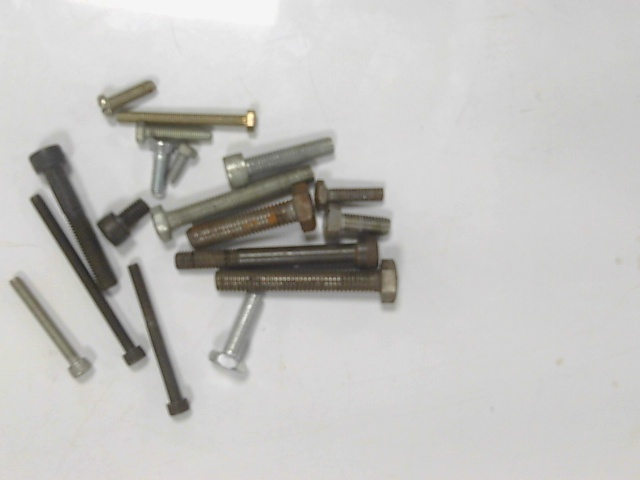
#> input picture dataset_images/bolt/bolt_0000.jpg, 640 x 480 px, given in place of the camera
$ python w1.py
#> lines starting #> are read from the running program, lines starting #| are printed output that depends on the picture; after the words box and inside, x2 and y2 are one past the last pixel; in counts of white or black regions, pixels touching at a corner belong together
"""
╔══════════════════════════════════════════════════════════════╗
║           SCREW & NUT DETECTOR  —  main.py                  ║
║   Nut   → compact / near-circular / hexagonal shape         ║
║   Screw → elongated shape at any angle                      ║
╚══════════════════════════════════════════════════════════════╝

HOW TO RUN:
-----------
  python main.py                        ← OpenCV mode (no model needed)
  python main.py --cam 1                ← different webcam
  python main.py --mode yolo --model best.pt

REQUIREMENTS:
    pip install ultralytics opencv-python numpy
"""

import cv2
import numpy as np
import argparse
import os
import sys

try:
    from ultralytics import YOLO
    YOLO_READY = True
except ImportError:
    YOLO_READY = False

# ──────────────────────────────────────────────────────────────
CLASS_COLORS = {
    "Screw": (57,  255,  20),   # neon green
    "Nut"  : (0,   165, 255),   # orange
}
CONFIDENCE = 0.45
IOU        = 0.40


# ══════════════════════════════════════════════════════════════
#  OPEN CAMERA
# ══════════════════════════════════════════════════════════════
def _open_camera(cam_index: int):
    print(f"[INFO] Opening webcam {cam_index} ...", end=" ", flush=True)
    cap = cv2.VideoCapture(cam_index, cv2.CAP_DSHOW)
    cap.set(cv2.CAP_PROP_BUFFERSIZE, 1)
    if not cap.isOpened():
        print(f"\n[ERROR] Cannot open webcam {cam_index}.")
        print("        Try:  python main.py --cam 1")
        sys.exit(1)
    print("OK ✓\n")
    return cap


# ══════════════════════════════════════════════════════════════
#  MODE 1 ─ YOLO
# ══════════════════════════════════════════════════════════════
# [59 lines left out: function run_yolo, not called in this run]


# ══════════════════════════════════════════════════════════════
#  MODE 2 ─ OPENCV  (handles ALL screw orientations)
# ══════════════════════════════════════════════════════════════
def run_opencv(cam_index: int = 0):
    print("[INFO] Running OpenCV detector")
    print("[INFO] Detects screws at ANY angle (horizontal, vertical, tilted)")
    print("[INFO] Press  Q  or  ESC  to quit\n")

    cap = _open_camera(cam_index)

    while True:
        ret, frame = cap.read()
        if not ret:
            break

        display = frame.copy()

        # ── Pre-process ───────────────────────────────────────
        gray  = cv2.cvtColor(frame, cv2.COLOR_BGR2GRAY)
        clahe = cv2.createCLAHE(clipLimit=2.5, tileGridSize=(8, 8))
        gray  = clahe.apply(gray)

        # ── Detect objects (circles + contours) ───────────────
        detections  = _detect_all(gray, frame)
        detections  = _nms(detections, iou_thresh=0.35)

        counts = {"Screw": 0, "Nut": 0}

        for (label, x1, y1, x2, y2) in detections:
            color = CLASS_COLORS[label]
            counts[label] += 1

            cv2.rectangle(display, (x1, y1), (x2, y2), color, 2)

            (lw, lh), _ = cv2.getTextSize(
                label, cv2.FONT_HERSHEY_SIMPLEX, 0.6, 2)
            cv2.rectangle(display,
                          (x1, y1 - lh - 8), (x1 + lw + 6, y1),
                          color, -1)
            cv2.putText(display, label,
                        (x1 + 3, y1 - 4),
                        cv2.FONT_HERSHEY_SIMPLEX,
                        0.6, (0, 0, 0), 2)

        _draw_hud(display, counts["Screw"], counts["Nut"])
        cv2.imshow("Screw & Nut Detector [OpenCV]", display)

        if cv2.waitKey(1) & 0xFF in (27, ord("q")):
            break

    cap.release()
    cv2.destroyAllWindows()
    print("[✓] Done.")


# ══════════════════════════════════════════════════════════════
#  MAIN DETECTOR  — shape-based classification
# ══════════════════════════════════════════════════════════════
def _detect_all(gray, frame):
    """
    Single contour pipeline — classifies each object by SHAPE:

    NUT   → compact, near-square bounding box, aspect ratio close to 1
            (hex nuts and round nuts both satisfy this)

    SCREW → elongated bounding box, aspect ratio > 2.0
            Works at any angle: horizontal, vertical, diagonal
    """
    h_f, w_f = frame.shape[:2]

    # ── Edge map ──────────────────────────────────────────────
    blur  = cv2.GaussianBlur(gray, (5, 5), 1)
    edges = cv2.Canny(blur, 25, 90)

    kernel = cv2.getStructuringElement(cv2.MORPH_RECT, (4, 4))
    edges  = cv2.dilate(edges, kernel, iterations=2)
    edges  = cv2.erode(edges,  kernel, iterations=1)

    # ── Contours ──────────────────────────────────────────────
    contours, _ = cv2.findContours(
        edges, cv2.RETR_EXTERNAL, cv2.CHAIN_APPROX_SIMPLE)

    results = []

    for cnt in contours:
        area = cv2.contourArea(cnt)

        # Filter by area — ignore noise and background
        if area < 500 or area > 100_000:
            continue

        # ── Rotated bounding rectangle ────────────────────────
        rect           = cv2.minAreaRect(cnt)
        (cx, cy), (rw, rh), angle = rect

        # Always make rw the longer side
        if rw < rh:
            rw, rh = rh, rw

        if rh < 1:
            continue

        aspect_ratio  = rw / rh          # elongation: 1.0 = square, >2 = rod
        extent        = area / (rw * rh + 1e-5)  # solidity in bounding box

        # ── Circularity (extra cue for nuts) ──────────────────
        perimeter   = cv2.arcLength(cnt, True)
        circularity = (4 * np.pi * area / (perimeter ** 2 + 1e-5))
        # Perfect circle = 1.0, elongated rod → near 0

        # ── Axis-aligned box for drawing ──────────────────────
        box_pts = np.int32(cv2.boxPoints(rect))
        x1 = int(max(0,   np.min(box_pts[:, 0])))
        y1 = int(max(0,   np.min(box_pts[:, 1])))
        x2 = int(min(w_f, np.max(box_pts[:, 0])))
        y2 = int(min(h_f, np.max(box_pts[:, 1])))

        if (x2 - x1) < 10 or (y2 - y1) < 10:
            continue

        # ── CLASSIFICATION ────────────────────────────────────
        #
        #  NUT:   compact shape → aspect_ratio < 2.0
        #                         circularity  > 0.45
        #                         extent       > 0.50
        #
        #  SCREW: rod-like shape → aspect_ratio > 2.0
        #                          circularity  < 0.55
        #

        if aspect_ratio < 2.0 and circularity > 0.45 and extent > 0.45:
            results.append(("Nut",   x1, y1, x2, y2))

        elif aspect_ratio >= 2.0 and circularity < 0.55 and extent > 0.25:
            results.append(("Screw", x1, y1, x2, y2))

    return results


# ══════════════════════════════════════════════════════════════
#  NMS — remove overlapping boxes
# ══════════════════════════════════════════════════════════════
def _nms(detections, iou_thresh=0.35):
    if not detections:
        return []

    detections = sorted(
        detections,
        key=lambda d: (d[3] - d[1]) * (d[4] - d[2]),
        reverse=True
    )

    kept = []
    used = [False] * len(detections)

    for i, d1 in enumerate(detections):
        if used[i]:
            continue
        kept.append(d1)
        for j, d2 in enumerate(detections):
            if i == j or used[j]:
                continue
            if _iou(d1[1:], d2[1:]) > iou_thresh:
                used[j] = True

    return kept


# [9 lines left out: function _iou, not called in this run]


# ══════════════════════════════════════════════════════════════
#  HUD
# ══════════════════════════════════════════════════════════════
def _draw_hud(frame, screws: int, nuts: int):
    overlay = frame.copy()
    cv2.rectangle(overlay, (8, 8), (235, 115), (15, 15, 15), -1)
    cv2.addWeighted(overlay, 0.55, frame, 0.45, 0, frame)
    cv2.line(frame, (8, 57), (235, 57), (60, 60, 60), 1)
    cv2.putText(frame, f"Screws :  {screws}",
                (18, 44), cv2.FONT_HERSHEY_SIMPLEX,
                0.85, CLASS_COLORS["Screw"], 2)
    cv2.putText(frame, f"Nuts   :  {nuts}",
                (18, 95), cv2.FONT_HERSHEY_SIMPLEX,
                0.85, CLASS_COLORS["Nut"], 2)


# ══════════════════════════════════════════════════════════════
#  ENTRY POINT
# ══════════════════════════════════════════════════════════════
def main():
    p = argparse.ArgumentParser(description="Screw & Nut Detector")
    p.add_argument("--cam",   type=int, default=0,
                   help="Webcam index (default: 0)")
    p.add_argument("--mode",  choices=["opencv", "yolo"], default="opencv",
                   help="Detection engine (default: opencv)")
    p.add_argument("--model", default="best.pt",
                   help="YOLOv8 model path (default: best.pt)")
    p.add_argument("--save",  action="store_true",
                   help="Save output to output.mp4")
    args = p.parse_args()

    print("=" * 45)
    print("   SCREW & NUT DETECTOR")
    print(f"   Camera : Webcam index {args.cam}")
    print(f"   Mode   : {args.mode.upper()}")
    print("=" * 45 + "\n")

    if args.mode == "yolo":
        if not YOLO_READY:
            print("[!] pip install ultralytics → switching to OpenCV\n")
            run_opencv(args.cam)
        else:
            run_yolo(args.model, args.cam, save=args.save)
    else:
        run_opencv(args.cam)
#> in run_opencv, frame is the input picture: shape (480, 640, 3); mean B, G, R 191.7, 194.1, 195
#> in run_opencv, `gray  = clahe.apply(gray)`:
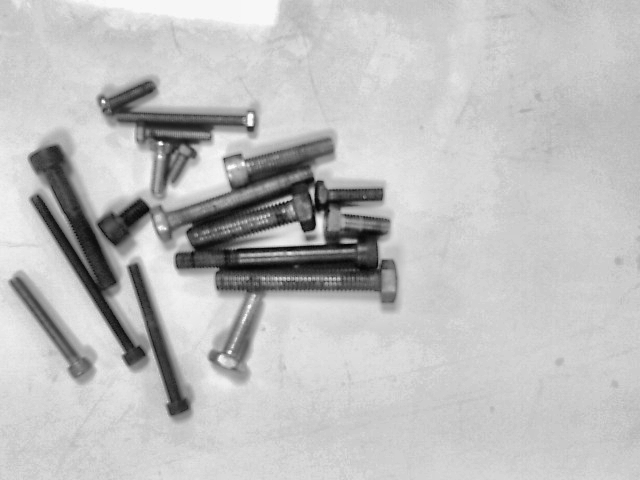
#> gray: shape (480, 640); min 5, max 252, mean 190.3
#> in _detect_all, `edges = cv2.Canny(blur, 25, 90)`:
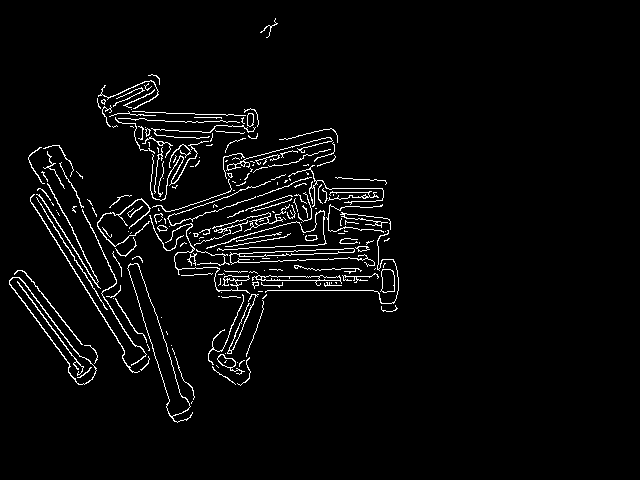
#> edges: shape (480, 640); 3.4% white in thin lines or dots, all inside (x1, y1, x2, y2) = (9, 18, 399, 423)
#> in _detect_all, `edges  = cv2.dilate(edges, kernel, iterations=2)`:
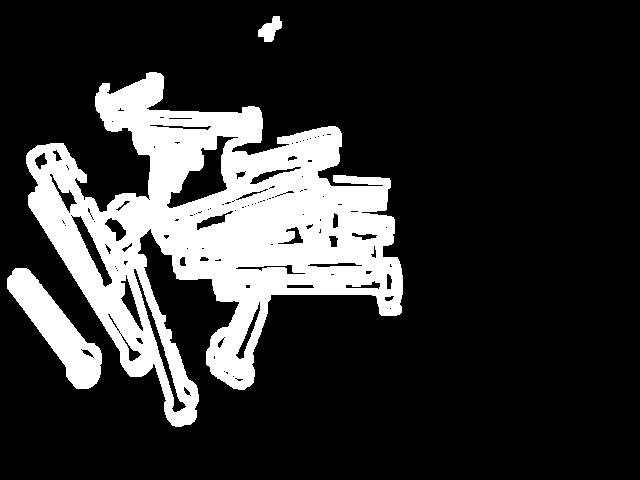
#> edges: shape (480, 640); 19.8% white; 3 white regions, box (x1, y1, x2, y2) and area: (26, 72, 403, 427) 56160, (7, 268, 102, 389) 4276, (258, 16, 282, 42) 358
#> in _detect_all, `edges  = cv2.erode(edges,  kernel, iterations=1)`:
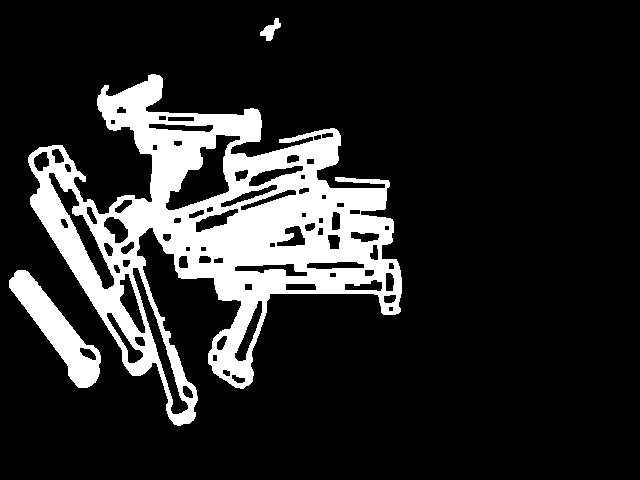
#> edges: shape (480, 640); 15.9% white; 3 white regions
#> in _detect_all, `contours, _ = cv2.findContours( edges, cv2.RETR_EXTERNAL, cv2.CHAIN_AP..`: contours = 3 contours; box (x1, y1, x2, y2) and area: (28, 74, 402, 426) 57224, (9, 270, 101, 388) 3540, (260, 18, 281, 41) 182
#> the loop in _detect_all, `for cnt in contours:` made 3 passes
#> (area, rect, cx, cy, rw, rh, angle, aspect_ratio) on passes 1 to 2: (3540, ((57.81, 324.9), (38.85, 136.7), -33.84), 57.81, 324.9, 136.7, 38.85, -33.84, 3.52), (57223.5, ((222.7, 215.6), (321.3, 345.2), -30.32), 222.7, 215.6, 345.2, 321.3, -30.32, 1.07)
#> after the loop in _detect_all, `for cnt in contours:`: results = [('Screw', 3, 257, 112, 392)]
#> in _nms, `used = [False] * len(detections)`: used = [False]
#> the loop in _nms, `for i, d1 in enumerate(detections):` made 1 pass
#> after the loop in _nms, `for i, d1 in enumerate(detections):`: kept = [('Screw', 3, 257, 112, 392)]
#> the loop in run_opencv, `for (label, x1, y1, x2, y2) in detections:` made 1 pass
#> (label, x1, y1, x2, y2, color, lw, lh) on pass 1: ('Screw', 3, 257, 112, 392, (57, 255, 20), 57, 14)
#> after the loop in run_opencv, `for (label, x1, y1, x2, y2) in detections:`:
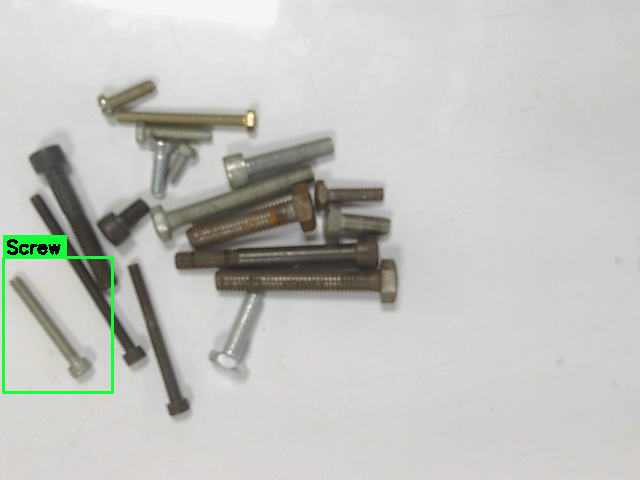
#> display: shape (480, 640, 3); 0.91% of pixels changed, all inside (x1, y1, x2, y2) = (2, 235, 114, 394)
#> after the loop in run_opencv, `for (label, x1, y1, x2, y2) in detections:`: counts = {'Screw': 1, 'Nut': 0}
#> in _draw_hud, `cv2.rectangle(overlay, (8, 8), (235, 115), (15, 15, 15), -1)`:
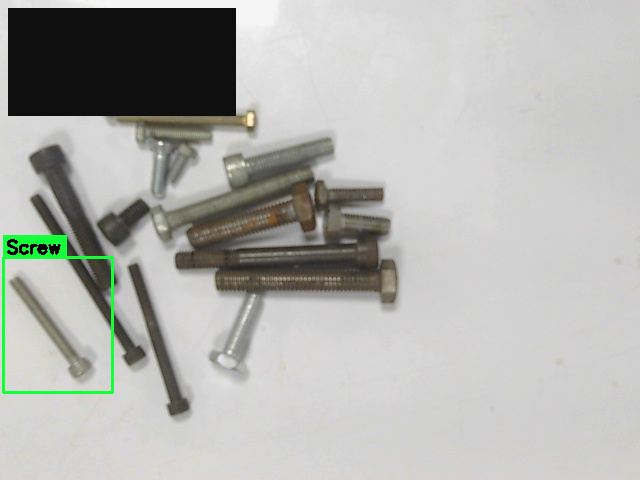
#> overlay: shape (480, 640, 3); 8.02% of pixels changed, all inside (x1, y1, x2, y2) = (8, 8, 236, 116)
#> in _draw_hud, `cv2.putText(frame, f"Nuts   :  {nuts}", (18, 95), cv2.FONT_HERSHEY_SIM..`:
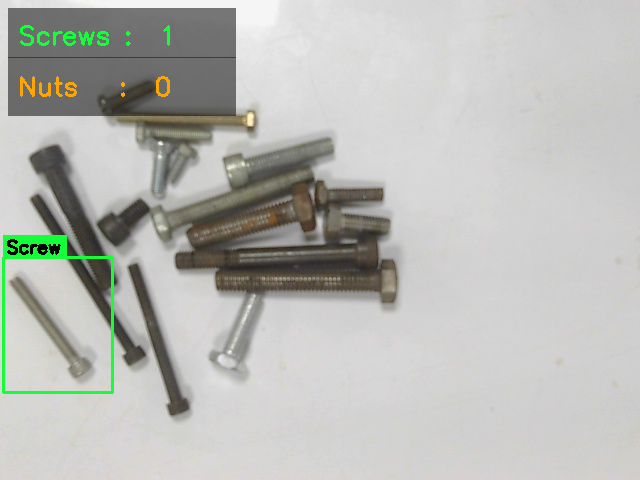
#> frame: shape (480, 640, 3); mean B, G, R 181.3, 185.9, 184.5
#> (key q is pressed here)


if __name__ == "__main__":
    main()

$ run again, on dataset_images/bolt/bolt_0001.jpg
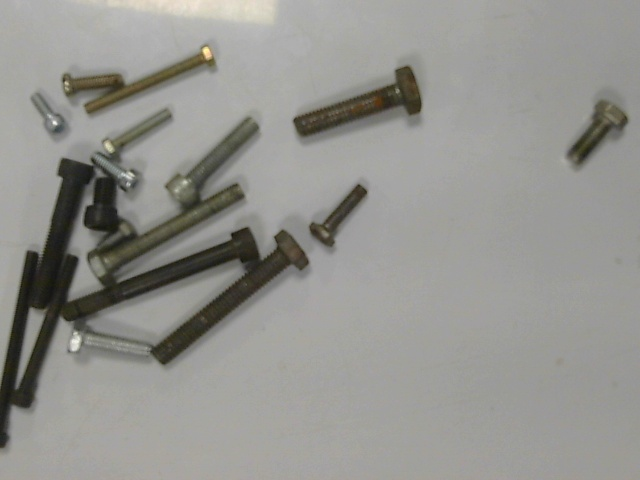
#> input picture dataset_images/bolt/bolt_0001.jpg, 640 x 480 px, given in place of the camera
#> in run_opencv, frame is the input picture: shape (480, 640, 3); mean B, G, R 142.5, 147.2, 147.5
#> in _detect_all, `edges  = cv2.erode(edges,  kernel, iterations=1)`:
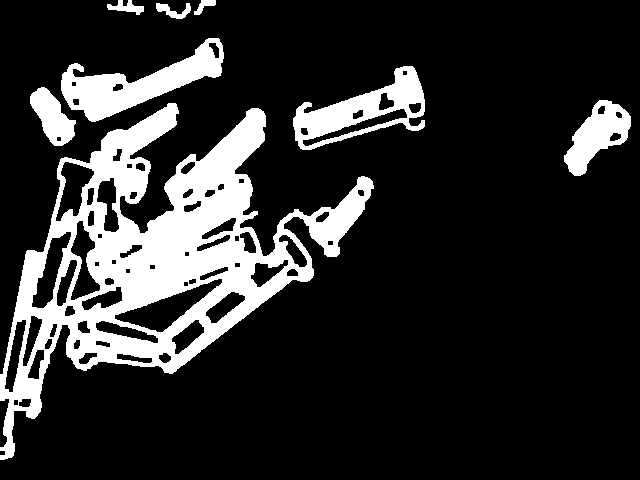
#> edges: shape (480, 640); 17.4% white; 8 white regions
#> contours = 8 contours; box (x1, y1, x2, y2) and area: (0, 103, 374, 460) 51688, (293, 66, 425, 150) 5318, (61, 38, 224, 122) 5112, (564, 100, 631, 176) 2556, (30, 87, 76, 146) 1416, (107, 0, 144, 15) 223, (156, 3, 191, 19) 218, (194, 0, 216, 15) 120
#> the loop in _detect_all, `for cnt in contours:` made 8 passes
#> (area, rect, cx, cy, rw, rh, angle, aspect_ratio) on pass 3: (1416.5, ((50.42, 116.9), (32.64, 60.37), -41.63), 50.42, 116.9, 60.37, 32.64, -41.63, 1.85)
#> after the loop in _detect_all, `for cnt in contours:`: results = [('Nut', 554, 93, 639, 187), ('Nut', 18, 83, 82, 150), ('Screw', 285, 63, 429, 151), ('Screw', 56, 35, 231, 126)]
#> in run_opencv, `detections  = _detect_all(gray, frame)`: detections has the same summary as results in _detect_all
#> in _nms, `detections = sorted( detections, key=lambda d: (d[3] - d[1]) * (d[4] -..`: detections = [('Screw', 56, 35, 231, 126), ('Screw', 285, 63, 429, 151), ('Nut', 554, 93, 639, 187), ('Nut', 18, 83, 82, 150)]
#> used = [False, False, False, False]
#> the loop in _nms, `for i, d1 in enumerate(detections):` made 4 passes
#> d1 on passes 1, 4: ('Screw', 56, 35, 231, 126), ('Nut', 18, 83, 82, 150)
#> after the loop in _nms, `for i, d1 in enumerate(detections):`: kept has the same summary as detections
#> the loop in run_opencv, `for (label, x1, y1, x2, y2) in detections:` made 4 passes
#> (label, x1, y1, x2, y2, color, lw) on passes 1 to 4: ('Screw', 56, 35, 231, 126, (57, 255, 20), 57), ('Screw', 285, 63, 429, 151, (57, 255, 20), 57), ('Nut', 554, 93, 639, 187, (0, 165, 255), 34), ('Nut', 18, 83, 82, 150, (0, 165, 255), 34)
#> after the loop in run_opencv, `for (label, x1, y1, x2, y2) in detections:`: counts = {'Screw': 2, 'Nut': 2}
#> overlay: shape (480, 640, 3); mean B, G, R 129.2, 136.2, 134.9
#> in _draw_hud, `cv2.putText(frame, f"Nuts   :  {nuts}", (18, 95), cv2.FONT_HERSHEY_SIM..`:
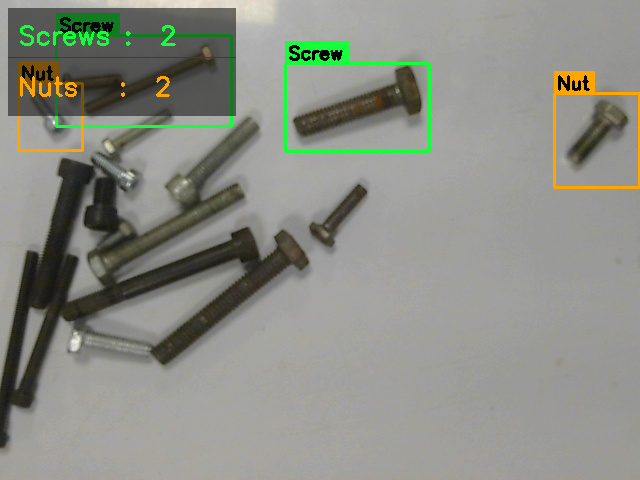
#> frame: shape (480, 640, 3); mean B, G, R 133.3, 142.1, 139.9

$ run again, on dataset_images/bolt/bolt_0002.jpg
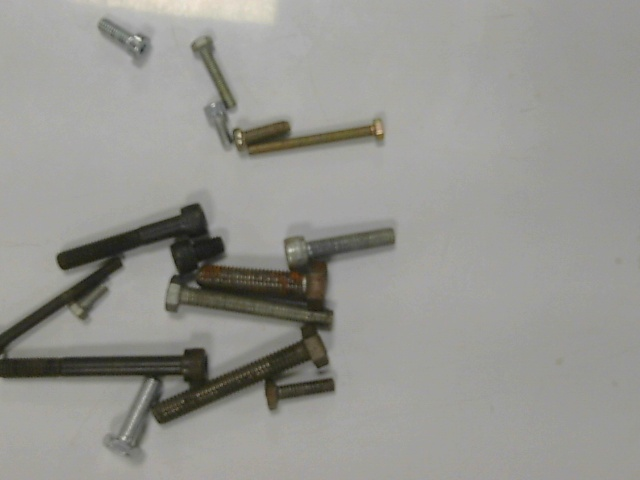
#> input picture dataset_images/bolt/bolt_0002.jpg, 640 x 480 px, given in place of the camera
#> in run_opencv, frame is the input picture: shape (480, 640, 3); mean B, G, R 144.8, 149.8, 150
#> in _detect_all, `edges  = cv2.erode(edges,  kernel, iterations=1)`:
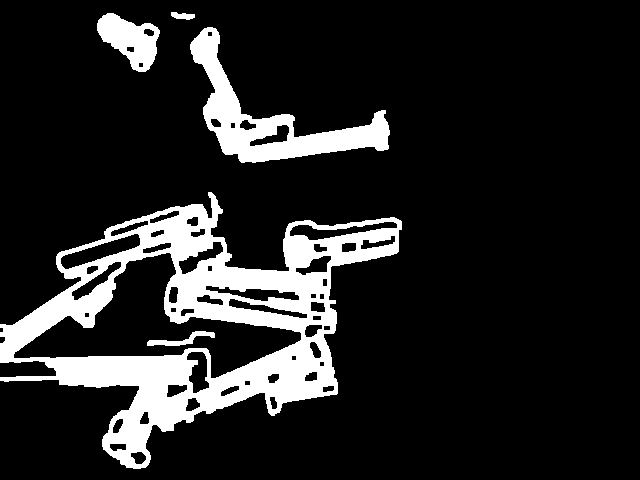
#> edges: shape (480, 640); 14.3% white; 5 white regions
#> contours = 4 contours; box (x1, y1, x2, y2) and area: (0, 192, 402, 469) 53697, (190, 27, 390, 163) 7536, (97, 13, 160, 72) 2098, (171, 12, 195, 20) 103
#> the loop in _detect_all, `for cnt in contours:` made 4 passes
#> (area, rect, cx, cy, rw, rh, angle, aspect_ratio) on passes 2 to 3: (7535.5, ((277.9, 119.1), (109.4, 223.5), -64.25), 277.9, 119.1, 223.5, 109.4, -64.25, 2.04), (2098, ((125.4, 41.98), (49.47, 64.78), -74.88), 125.4, 41.98, 64.78, 49.47, -74.88, 1.31)
#> after the loop in _detect_all, `for cnt in contours:`: results = [('Screw', 153, 21, 402, 216), ('Nut', 87, 9, 163, 74)]
#> in run_opencv, `detections  = _detect_all(gray, frame)`: detections has the same summary as results in _detect_all
#> in _nms, `detections = sorted( detections, key=lambda d: (d[3] - d[1]) * (d[4] -..`: detections has the same summary as results in _detect_all
#> used = [False, False]
#> the loop in _nms, `for i, d1 in enumerate(detections):` made 2 passes
#> d1 on passes 1 to 2: ('Screw', 153, 21, 402, 216), ('Nut', 87, 9, 163, 74)
#> after the loop in _nms, `for i, d1 in enumerate(detections):`: kept has the same summary as results in _detect_all
#> the loop in run_opencv, `for (label, x1, y1, x2, y2) in detections:` made 2 passes
#> (label, x1, y1, x2, y2, color, lw, lh) on passes 1 to 2: ('Screw', 153, 21, 402, 216, (57, 255, 20), 57, 14), ('Nut', 87, 9, 163, 74, (0, 165, 255), 34, 14)
#> after the loop in run_opencv, `for (label, x1, y1, x2, y2) in detections:`: counts = {'Screw': 1, 'Nut': 1}
#> overlay: shape (480, 640, 3); mean B, G, R 131.8, 138.2, 136.5
#> in _draw_hud, `cv2.putText(frame, f"Nuts   :  {nuts}", (18, 95), cv2.FONT_HERSHEY_SIM..`:
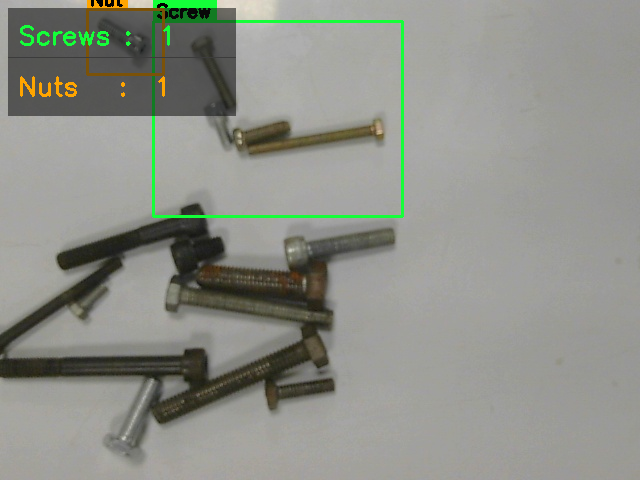
#> frame: shape (480, 640, 3); mean B, G, R 136.4, 144.2, 141.9
